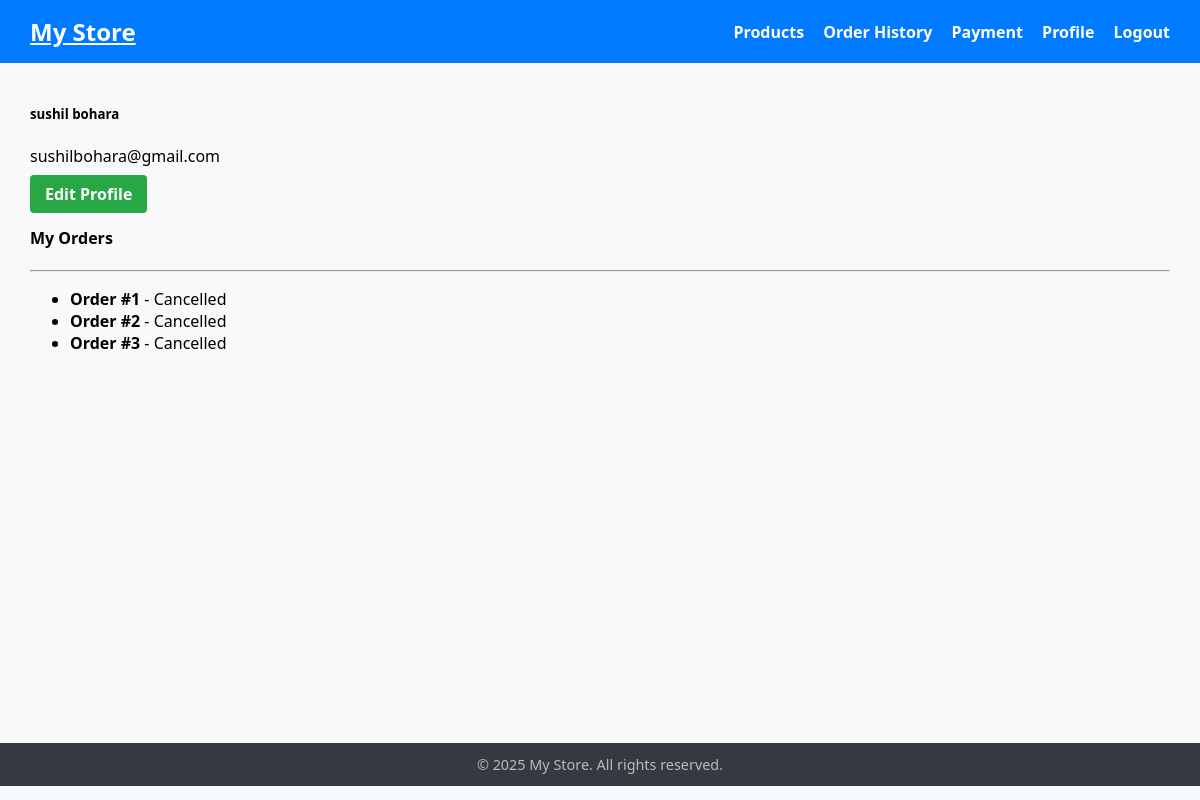
Screenshot of /customer/profile/ (signed in) with the database file from the repository.
### store/models.py (models this page shows, shortened)
class Order(models.Model):
    user = models.ForeignKey(User, on_delete=models.CASCADE)
    full_name = models.CharField(max_length=200)  # add this
    email = models.EmailField()                    # add this
    address = models.TextField()                    # add this
    city = models.CharField(max_length=100)        # add this
    phone = models.CharField(max_length=20)        # add this
    total_price = models.DecimalField(max_digits=10, decimal_places=2)
    created_at = models.DateTimeField(auto_now_add=True)
    STATUS_CHOICES = [
        ('pending', 'Pending'),
        ('cancelled', 'Cancelled'),
        ('completed', 'Completed'),
    ]
    status = models.CharField(max_length=10, choices=STATUS_CHOICES, default='pending')

### customer/views.py (the view)
# urls.py: path('profile/', views.profile_view, name='profile'),
@login_required
def profile_view(request):
    user = request.user
    orders = user.order_set.all() if hasattr(user, 'order_set') else []
    return render(request, 'customer/profile.html', {
        'user': user,
        'orders': orders
    })

### customer/templates/customer/profile.html (shortened to what this page needs)
{% extends "base.html" %}
{% block content %}
<div class="container mt-4">
    <div class="row">
        <div class="col-md-3">
            <div class="card">
                <div class="card-body text-center">
                    <h5>{{ user.get_full_name|default:user.username }}</h5>
                    <p class="text-muted">{{ user.email }}</p>
                    <a href="{% url 'edit_profile' %}" class="btn btn-primary btn-sm">Edit Profile</a>
                </div>
            </div>
        </div>
        <div class="col-md-9">
            <h4>My Orders</h4>
            <hr>
            {% if orders %}
                <ul class="list-group">
                    {% for order in orders %}
                        <li class="list-group-item">
                            <strong>Order #{{ order.id }}</strong> - {{ order.get_status_display }}
                        </li>
                    {% endfor %}
                </ul>
            {% else %}
                <p>No orders yet.</p>
            {% endif %}
        </div>
    </div>
</div>
{% endblock %}

### templates/base.html (style rules this page uses)
body { font-family: 'Segoe UI', Tahoma, Geneva, Verdana, sans-serif; background-color: #f8f9fa; margin: 0; padding: 0; }
.btn { background-color: #28a745; color: white; padding: 8px 15px; border-radius: 4px; text-decoration: none; font-weight: 600; }

### rows the page displays
Order: id "1", status "Cancelled"
Order: id "2", status "Cancelled"
Order: id "3", status "Cancelled"

### other values shown
{{ user.get_full_name|default:user.username }} "sushil bohara"
{{ user.email }} "sushilbohara@gmail.com"
